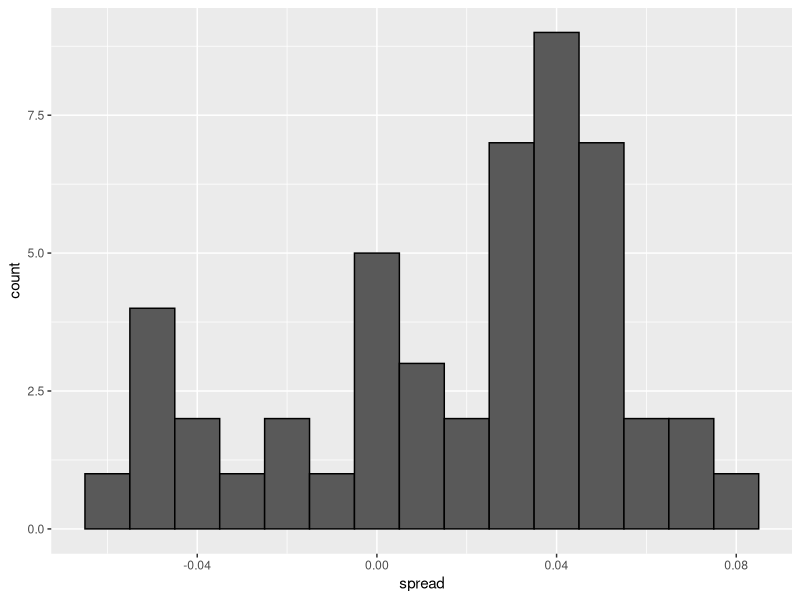
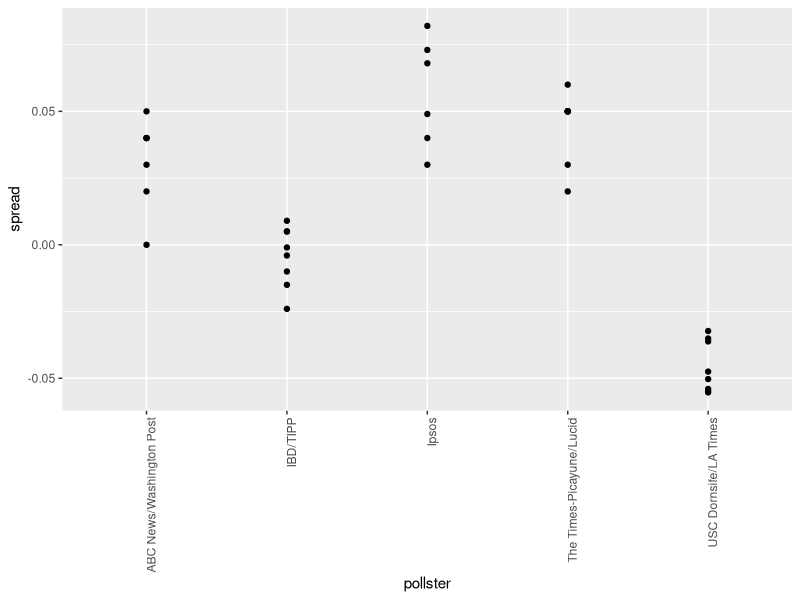

Write the R code that produced these figures, in order.
library(tidyverse)
library(dslabs)
data(polls_us_election_2016)
names(polls_us_election_2016)

# keep only national polls from week before election with a grade considered reliable
polls <- polls_us_election_2016 %>%
  filter(state == "U.S." & enddate >= "2016-10-31" &
           (grade %in% c("A+", "A", "A-", "B+") | is.na(grade)))

# add spread estimate
polls <- polls %>%
  mutate(spread = rawpoll_clinton/100 - rawpoll_trump/100)

# compute estimated spread for combined polls
d_hat <- polls %>%
  summarize(d_hat = sum(spread * samplesize) / sum(samplesize)) %>%
  .$d_hat

# compute margin of error
p_hat <- (d_hat+1)/2
moe <- 1.96 * 2 * sqrt(p_hat*(1-p_hat)/sum(polls$samplesize))

# histogram of the spread
polls %>%
  ggplot(aes(spread)) +
  geom_histogram(color="black", binwidth = .01)

# sees how many polls each pollster conducted 
polls %>% group_by(pollster) %>% summarize(n())

# creates a scaterplot for the spread with pollsters with more number of polls
polls %>% group_by(pollster) %>%
  filter(n()>=6) %>%
  ggplot(aes(pollster,spread))+
  geom_point() + 
  theme(axis.text.x = element_text(angle=90,hjust=1)) #rotates axis x text to a 90 degree angle for better view

# finds standard error for pollsters with more number of polls
polls %>% group_by(pollster) %>%
  filter(n()>=6) %>% 
  summarise(se=2*sqrt(p_hat*(1-p_hat)/median(samplesize)))
